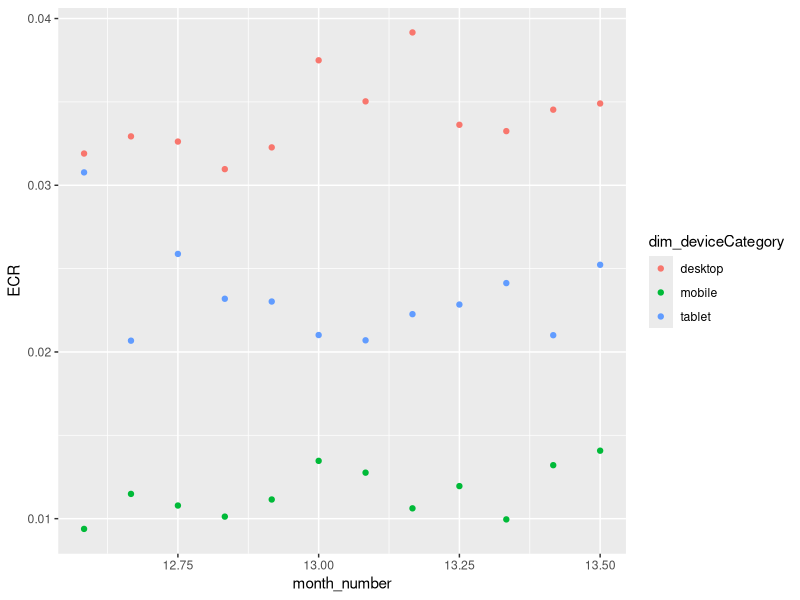

Source code (R):
library(tidyverse)
library(stringr)
library(data.table)
library(openxlsx)
options(scipen = 10)

# make workbook
workbook <- createWorkbook();

# read csv file 
cols <- read_csv(file = "session_counts.csv");

# augment table with an extra row representing the year + month/12
# which allows us to later plot the results in chronological order from 7/12 -> 6/13
cols$month_number <- strtoi(str_sub(cols$dim_date, -2, -1))+(strtoi(sub("/.*", "", cols$dim_date)))/12


session_count <- aggregate(sessions~dim_deviceCategory+month_number, cols, sum);
transaction_count <- aggregate(transactions~dim_deviceCategory+month_number, cols, sum);
QTY_count <- aggregate(QTY~dim_deviceCategory+month_number, cols, sum);

table1_result <- tibble(
  session_count[1],
  session_count[2],
  session_count[3],
  transaction_count[3],
  QTY_count[3],
);

table1_result$ECR <- table1_result$transactions/table1_result$sessions;



carts_data <- read_csv(file = "adds_to_cart.csv");
carts_data$month_number <- (carts_data$dim_year %% 1000)+(carts_data$dim_month/12)


# populate table to be used for second xslx worksheet
table2_data <- aggregate(.~month_number, table1_result[c(2,3,4,5)], sum)[c(11,12), ]  # grouping by month and selecting last 2
table2_data$ECR <- table2_data$transactions/table2_data$sessions  # adding ECR column
table2_data <- cbind(table2_data, carts_data[c(11,12),3]) # adding addsToCard column
table2_data <- table2_data[,c(2,3,4,5,6)]   # cutting out month_number row

table2_data <- as.data.frame(t(as.matrix(table2_data)))
table2_data$absolute_diff <- table2_data$"12"-table2_data$"11";
table2_data$relative_diff <- table2_data$"12"/table2_data$"11";
colnames(table2_data) <- c("5/13", "6/13", "absolute_diff", "relative_diff");

# produce a nice little plot that allows us to better visualize the site traffic data
ggplot(table1_result, aes(x=month_number, y=ECR, color=dim_deviceCategory))+geom_point();

# last thing we need to do is add worksheets to the workbook

addWorksheet(workbook, "worksheet_no1")
addWorksheet(workbook, "worksheet_no2")

table1_result <- as.data.frame(table1_result);

writeData(workbook, "worksheet_no1", table1_result)
writeData(workbook, "worksheet_no2", table2_data)
saveWorkbook(workbook, file = "analysis_results.xlsx", overwrite = TRUE);

